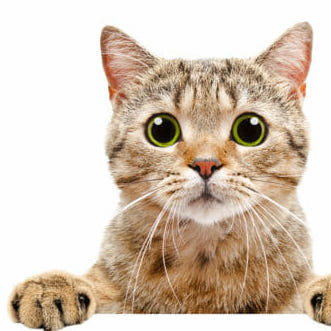
#> input picture MODULE-V/cat.jpg, 331 x 331 px
$ jupyter execute save_one_channel.ipynb   (shell and % lines are left out)
#> lines starting #> are read from the running program, lines starting #| are printed output that depends on the picture
<a href="https://colab.research.google.com/github/badriadhikari/2019-Fall-AI/blob/master/MODULE-V/save_one_channel.ipynb" target="_parent"></a>

[cell 1]
from IPython.display import Image
Image('cat.jpg')

[cell 2]
import cv2
import numpy as np
img = cv2.imread('cat.jpg')
#> img is the input picture: shape (331, 331, 3); mean B, G, R 181.5, 197.8, 213.8

[cell 3]
print(img.shape)
#| (331, 331, 3)

[cell 4]
b, g, r = cv2.split(img)
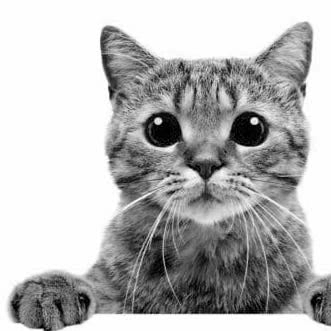
#> b: shape (331, 331); min 0, max 255, mean 181.5
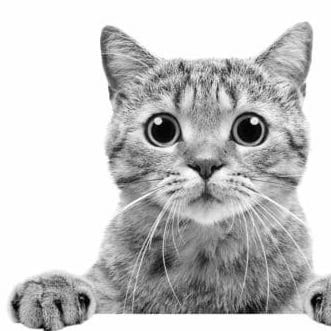
#> g: shape (331, 331); min 0, max 255, mean 197.8
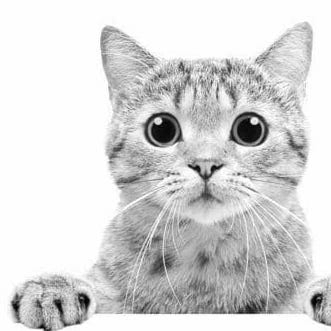
#> r: shape (331, 331); min 0, max 255, mean 213.8
b = img[...,0]
g = img[...,1]
r = img[...,2]

[cell 5]
print(b.shape)
#| (331, 331)

[cell 6]
import matplotlib.pyplot as plt
plt.imshow(b, cmap='Blues')
#> (this line was passed over: IPython is not available in this run)
plt.show()
plt.imshow(g, cmap='Greens')
#> (this line was passed over: IPython is not available in this run)
plt.show()
plt.imshow(r, cmap='Reds')
#> (this line was passed over: IPython is not available in this run)
plt.show()

[cell 7]
print(b[200:210, 200:210])
#| [[113 104  98  88  71  71  80  81 108  88]
#|  [108 105 106  98  81  81  93 101 117 115]
#|  [110 113 120 111  95  95 111 122 126 143]
#|  [125 129 128 121 110 110 124 135 129 149]
#|  [142 137 129 122 123 130 137 146 133 139]
#|  [148 140 127 124 138 145 148 151 142 132]
#|  [151 147 133 132 148 154 148 148 151 134]
#|  [155 155 143 141 153 153 142 143 155 139]
#|  [157 159 162 161 158 151 141 136 158 162]
#|  [164 167 167 166 161 154 149 146 168 173]]
